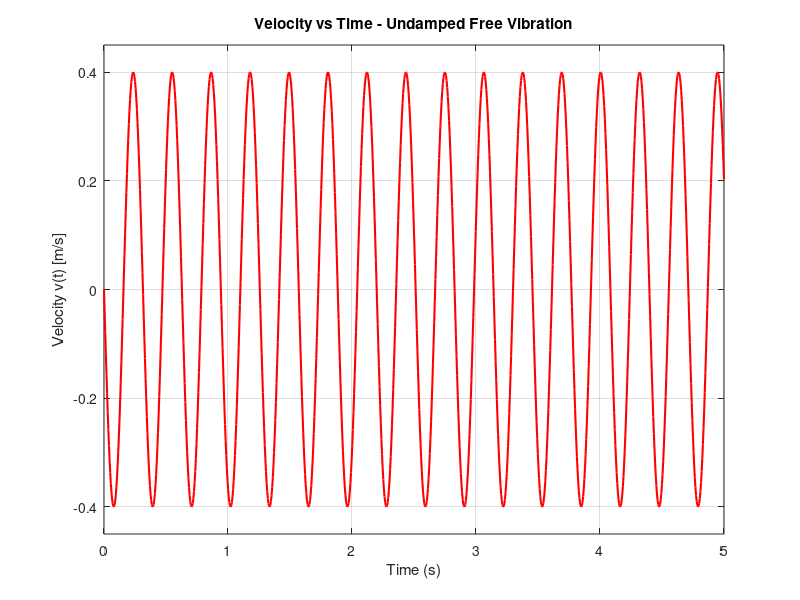

Write MATLAB code to recreate this figure. (Note: this script raises an error after producing the figure.)
%% 1.4 - Velocity v(t) and Plot
% 22914927

% System parameters
m  = 5;       % mass [kg]
k  = 2000;    % spring stiffness [N/m]
x0 = 0.02;    % initial displacement [m]

% Natural angular frequency [rad/s]
wn = sqrt(k/m);

% Time vector
t = linspace(0, 5, 1000);   % 0 to 5 seconds, 1000 points

% Displacement and Velocity
x = x0 * cos(wn * t);           % x(t) = x0*cos(wn*t) Displacement
v = -x0 * wn * sin(wn * t);     % v(t) = -x0*wn*sin(wn*t) velocity

% Solution
fprintf('Velocity equation: v(t) = -%.4f * sin(%.4f * t)\n', x0*wn, wn);
fprintf('Max velocity amplitude : %.4f m/s\n',  x0*wn);
fprintf('At t = 0 s : v = %.4f m/s\n', v(1));

% Plot velocity
figure;
plot(t, v, 'r', 'LineWidth', 1.5);

% Labels and formatting
title('Velocity vs Time - Undamped Free Vibration');
xlabel('Time (s)');
ylabel('Velocity v(t) [m/s]');
grid on;
xlim([0 5]);% x-axis limits
ylim([-0.45 0.45]); %Y-axis limits

% Annotate key values
yline( x0*wn, '--b', 'Max Velocity = +0.4 m/s', 'LabelHorizontalAlignment', 'left');
yline(-x0*wn, '--b', 'Max Velocity = -0.4 m/s', 'LabelHorizontalAlignment', 'left');
yline(0,      '--k', 'Equilibrium',               'LabelHorizontalAlignment', 'right');
